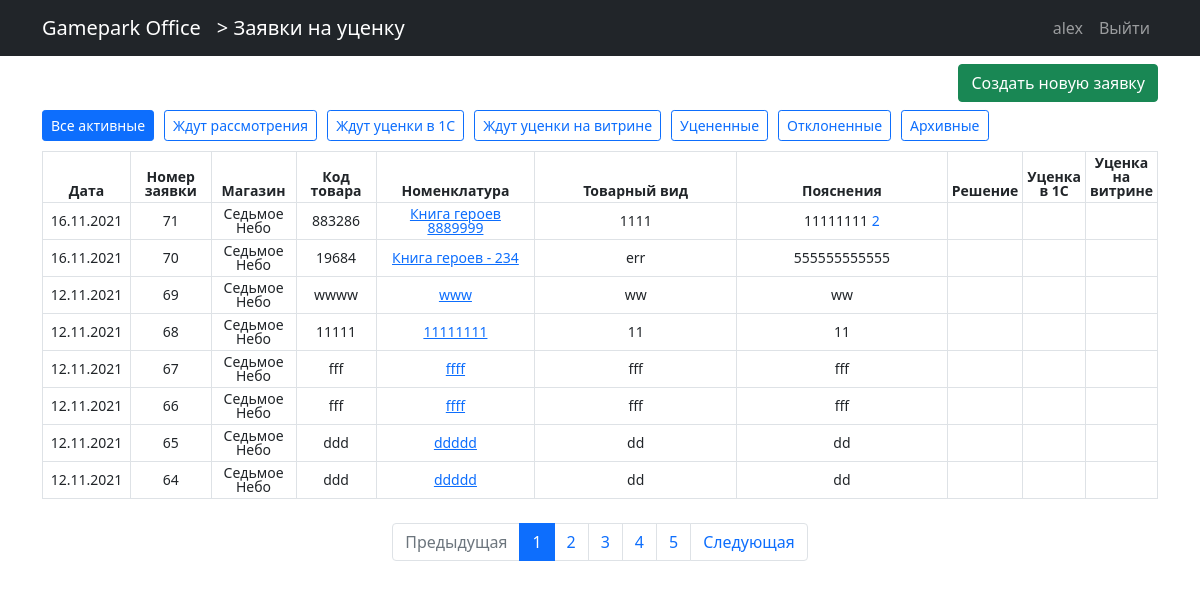
Page /zayavki/all/ (signed in) on the earlier database version.
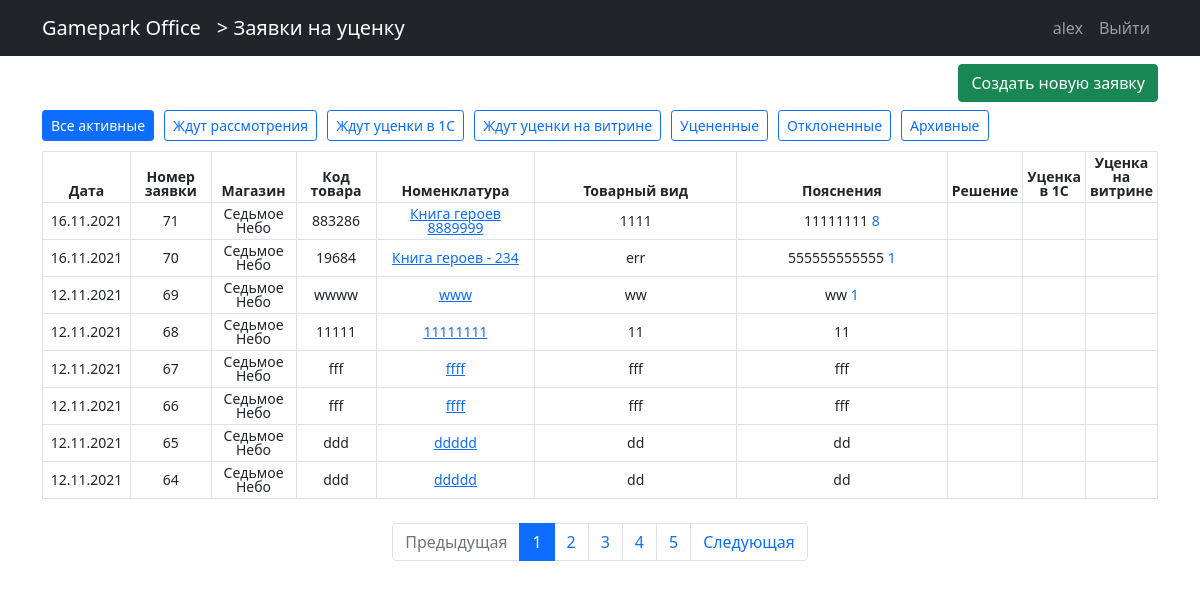
Same page on the later database version.
### zayavki/models.py (models this page shows, shortened)
class Zayavka(models.Model):
    user = models.ForeignKey(User, default=None, null=True, on_delete=models.PROTECT)
    data = models.DateField(auto_now_add=True)
    category = models.ForeignKey(Category, on_delete=models.PROTECT)
    code = models.CharField(max_length=10)
    name = models.CharField(max_length=100)
    description = models.TextField()
    clarification = models.TextField()
    foto1 = models.ImageField(upload_to="zayavki/foto", blank=True)
    foto2 = models.ImageField(upload_to="zayavki/foto", blank=True)
    status1 = models.BooleanField(default=False)  # одобрено
    status2 = models.BooleanField(default=False)  # отклонено
    status3 = models.BooleanField(default=False)  # уценено
    status4 = models.BooleanField(default=False)  # ценник сменен
    status5 = models.BooleanField(default=False)  # в архиве
    status6 = models.BooleanField(default=False)    # остальные поля - резервные
    clarification_of_manager = models.CharField(max_length=150, blank=True)
    class Meta:
        verbose_name_plural = "Заявки"
        verbose_name = "Заявка"
    def __str__(self) -> str:
        return self.name
    def get_count_comments(self):
        return Comments.objects.filter(object_id=self.id).count()

### users/models.py (models this page shows)
class User(AbstractUser):
    email = models.EmailField(blank=True)
    role = models.ForeignKey(Roles, on_delete=models.PROTECT, null=True, default=None)
    shop = models.ForeignKey(Shops, on_delete=models.PROTECT, null=True, default=None, blank=True)

class Shops(models.Model):
    nameshop = models.CharField(max_length=30)
    class Meta:
        verbose_name_plural = "Магазины"
        verbose_name = "Магазин"
    def __str__(self):
        return self.nameshop

### zayavki/views.py (the view)
# urls.py: path("", ZayavkaFilterList.as_view(), name="zayavki_list"),
class ZayavkaFilterList(LoginRequiredMixin, ListView):
    model = Zayavka
    paginate_by = KOL_RECORDS_ON_PAGE
    template_name = "zayavki/zayavka_list.html"
    context_object_name = "zayavki"
    def get_context_data(self, **kwargs):
        context = super().get_context_data(**kwargs)
        context["title"] = "Заявки на уценку"
        context["name_page"] = "Заявки на уценку"
        context['filters'] = DICT_OF_FILTERS
        context['cur_filter'] = self.get_post_filter()
        return context
    def get_default_filter(self):
        if self.request.user.role.namerole == "Магазин":
            return DICT_OF_FILTERS["Ждут уценки на витрине"]
        elif self.request.user.role.namerole[:3] == "Мен":
            return DICT_OF_FILTERS["Ждут рассмотрения"]
        else:
            return DICT_OF_FILTERS["Все активные"]
    def get_post_filter(self):
        return self.kwargs.get('filter', self.get_default_filter())
    def get_queryset(self):
        return get_data_from_model_Zayavka(self.get_post_filter(), self.request.user)

### zayavki/templates/zayavki/zayavka_list.html (shortened to what the changed rows need)
{% extends 'main_page/base.html' %}
{% load  static %}
{% block css %}
    <link href= {% static 'styles.css' %} rel="stylesheet">
{% endblock css %}
{% block content %}
    <div >
        <div class="table-responsive">
        <table class="table table-hover table-bordered table-sm my_table  ">
            <thead>
                <tr class="">
                    <th class="col-1">Дата</th>
                    <th class="col-1">Номер заявки</th>
                    <th class="col-1">Магазин</th>
                    <th class="col-1">Код товара</th>
                    <th class="col-2" >Номенклатура</th>
                    <th class="col-3">Товарный вид</th>
                    <th class="col-3">Пояснения</th>
                    <th class="col">Решение</th>
                    <th class="col">Уценка в 1С</th>
                    <th class="col">Уценка на витрине</th>
                </tr>
            </thead>
            <tbody>
            {%for zayavka in zayavki%}
                <tr>
                    <td>{{zayavka.data|date:"d.m.Y"}}</td>
                    <td>{{zayavka.id}}</td>
                    <td>{{zayavka.user.shop}}</td>
                    <td>{{zayavka.code}}</td>
                    <td>
                        <a href="{% url 'zayavki:zayavka-detail' zayavka.id%}"> {{zayavka}} </a>
                    </td>
                    <td>{{zayavka.description}}
                    </td>
                    <td>{{zayavka.clarification}}
                        {% if zayavka.get_count_comments > 0 %}
                        <a href="{% url 'zayavki:zayavka-detail' zayavka.id %}" class="text-decoration-none">
                            {{ zayavka.get_count_comments }}
                        </a>
                        {% endif %}
                    </td>
                    <td>
                    </td>
                    <td>
                    </td>
                    <td>
                    </td>
                </tr>
            {%endfor%}
        </tbody>
        </table>
        </div>
    </div>
{% endblock content %}

Differences in the rows shown:
changed Zayavka "Книга героев 8889999": get_count_comments "2" → "8"
shown differently, row unchanged: Zayavka "Книга героев - 234": get_count_comments (not shown) → "1"
changed Zayavka "wwww": get_count_comments (not shown) → "1"
